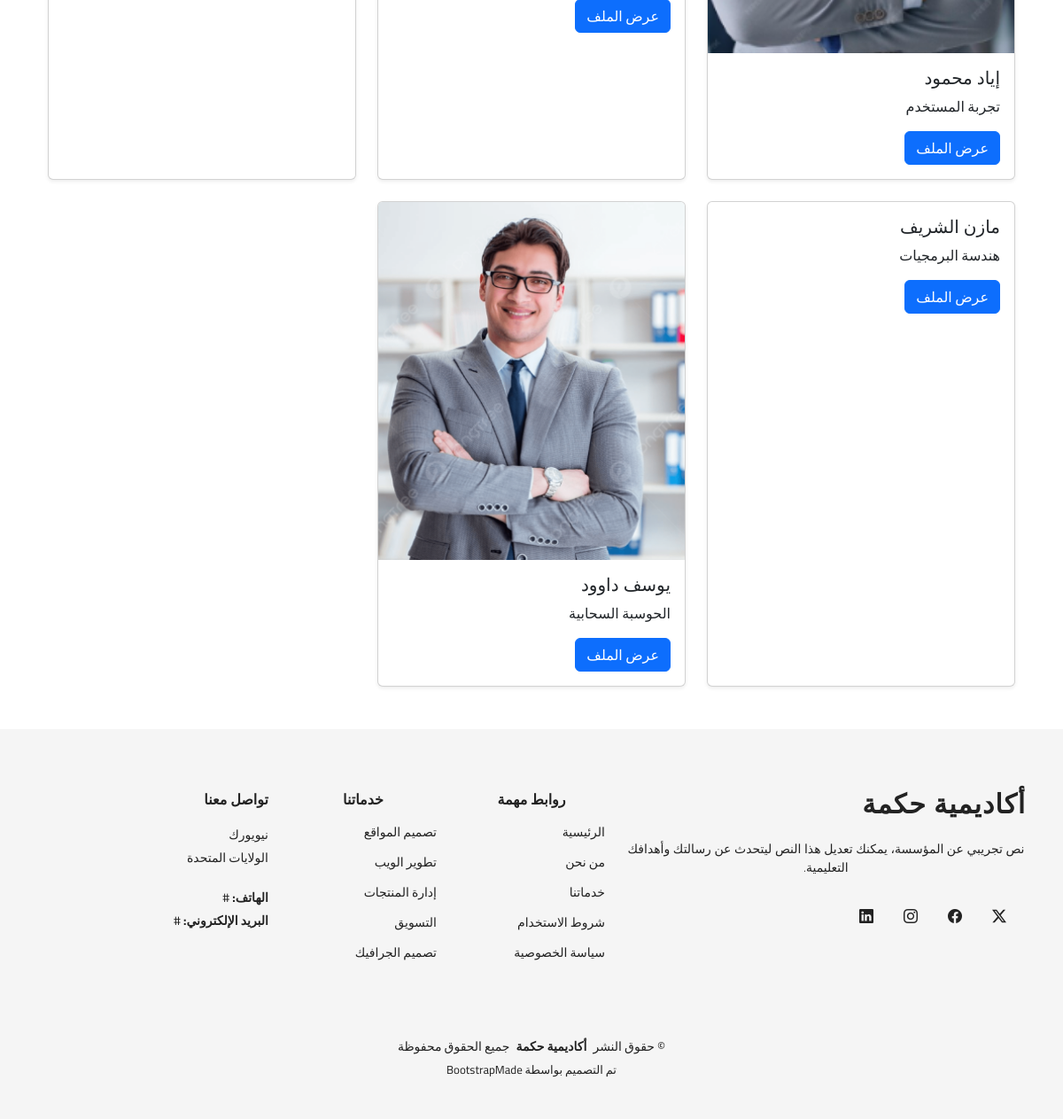
The page /ar/courses/instructors/ (signed in, lower part) on the database as committed earlier.
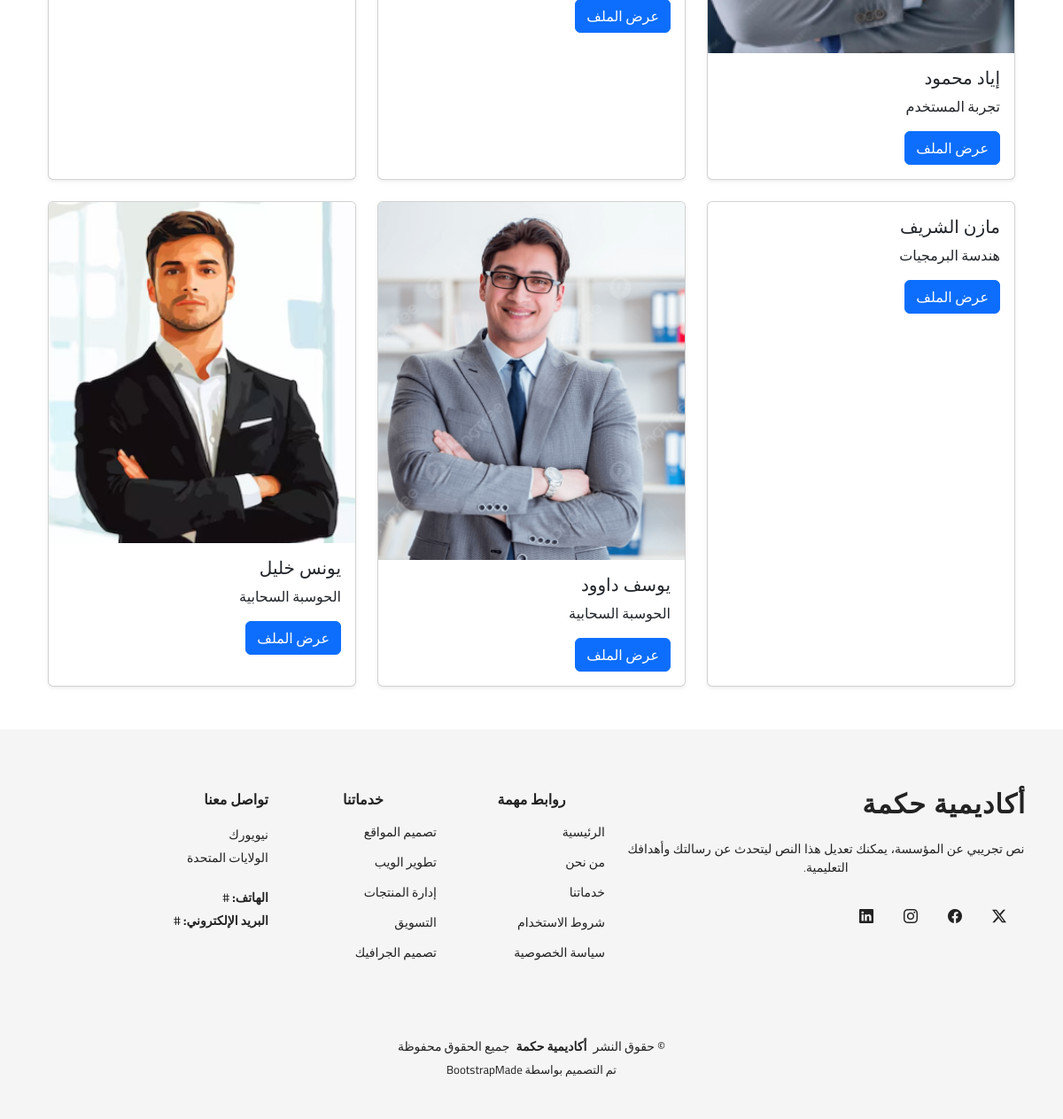
The same page on the database as committed later.
### courses/models.py (models this page shows, shortened)
class Instructor(models.Model):
    full_name = models.CharField(max_length=100, verbose_name=_("الاسم الكامل"))
    bio = models.TextField(blank=True, verbose_name=_("نبذة"))
    specialty = models.CharField(max_length=100, blank=True, verbose_name=_("التخصص"))
    photo = models.ImageField(upload_to='instructors/', blank=True, null=True, verbose_name=_("صورة المدرب"))
    email = models.EmailField(unique=True, verbose_name=_("البريد الإلكتروني"))
    rating = models.FloatField(default=0.0, verbose_name=_("التقييم"))
    facebook = models.URLField(blank=True, verbose_name=_("فيسبوك"))
    twitter = models.URLField(blank=True, verbose_name=_("تويتر"))
    linkedin = models.URLField(blank=True)
    user = models.OneToOneField(User, on_delete=models.CASCADE, related_name='instructor_profile')

### courses/views.py (the view)
# urls.py: path('instructors/', views.instructors_view, name='instructors'),
@login_required
def instructors_view(request):
    instructors = Instructor.objects.all()
    return render(request, 'courses/instructors.html', {'instructors': instructors})

### courses/templates/courses/instructors.html (shortened to what this page needs)
{% extends 'base.html' %}
{% load i18n static %}
{% block content %}
<div class="container my-5">
    <div class="row g-4">
        {% for instructor in instructors %}
        <div class="col-md-4">
            <div class="card h-100 shadow-sm">
                {% if instructor.photo %}
                <img src="{{ instructor.photo.url }}" class="card-img-top" alt="{{ instructor.full_name }}">
                {% endif %}
                <div class="card-body">
                    <h5 class="card-title">{{ instructor.full_name }}</h5>
                    <p class="card-text">{{ instructor.specialty }}</p>
                    <a href="{% url 'courses:instructor_profile' instructor.id %}" class="btn btn-primary">{% trans "عرض الملف" %}</a>
                </div>
            </div>
        </div>
        {% empty %}
        <p>{% trans "لا يوجد مدربون بعد." %}</p>
        {% endfor %}
    </div>
</div>
{% endblock %}

Rows that differ between the two databases and show on the page:
added Instructor: photo (picture), full_name "يونس خليل", specialty "الحوسبة السحابية"
